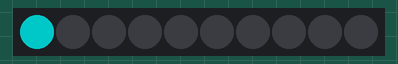
Simulated run of this sketch. Board: Arduino Uno, built with avr-gcc and run on an emulated ATmega328P. Parts: 10 RGB LEDs in strip order, left to right. Dim RGB values are drawn brighter than linear.

Above: at 0.05 s.
At 5.08 s:
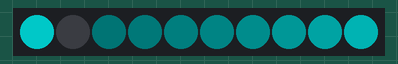
At 10.02 s:
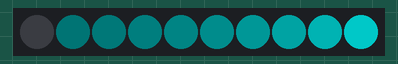
At 19.98 s:
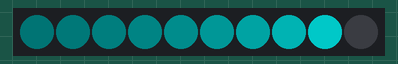
At 29.95 s:
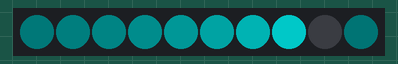
At 39.93 s:
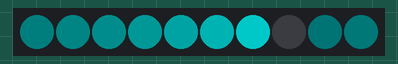

The sketch:

comettrail.ino
```cpp
#include <FastLED.h>

#define NUM_LEDS 10
#define DATA_PIN 8
#define MAX_VOLTS 5
#define MAX_AMPS 500
#define BRIGHTNESS 100

CRGB leds[NUM_LEDS];

void setup() {
  FastLED.addLeds<WS2812B, DATA_PIN, GRB>(leds, NUM_LEDS);
  FastLED.setMaxPowerInVoltsAndMilliamps(MAX_VOLTS, MAX_AMPS);
  FastLED.setBrightness(BRIGHTNESS);
}

void loop() {
  // 1. Every loop, fade all LEDs slightly (e.g., by 64 out of 255)
  // This creates the "tail" or motion blur.
  fadeToBlackBy(leds, NUM_LEDS, 100);

  // 2. Move a single "head" light across the strip
  static int pos = 0;
  leds[pos] = CRGB::Cyan;

  pos = (pos + 1) % NUM_LEDS; // Move to next LED, reset to 0 at the end

  FastLED.show();
  delay(100);
}
```
